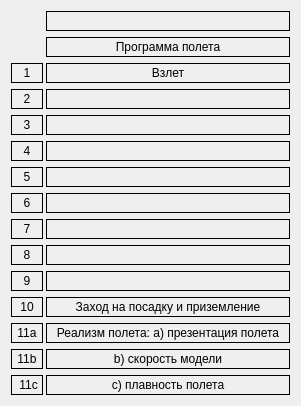
           <widget class="QWidget" name="formLayoutWidget">
            <property name="geometry">
             <rect>
              <x>10</x>
              <y>10</y>
              <width>301</width>
              <height>400</height>
             </rect>
            </property>
            <layout class="QFormLayout" name="formLayout_3">
             <property name="horizontalSpacing">
              <number>3</number>
             </property>
             <item row="2" column="0">
              <widget class="QLabel" name="label_35">
               <property name="minimumSize">
                <size>
                 <width>32</width>
                 <height>20</height>
                </size>
               </property>
               <property name="maximumSize">
                <size>
                 <width>32</width>
                 <height>20</height>
                </size>
               </property>
               <property name="frameShape">
                <enum>QFrame::Box</enum>
               </property>
               <property name="text">
                <string>1</string>
               </property>
               <property name="alignment">
                <set>Qt::AlignCenter</set>
               </property>
              </widget>
             </item>
             <item row="2" column="1">
              <widget class="QLabel" name="fig_1">
               <property name="minimumSize">
                <size>
                 <width>0</width>
                 <height>20</height>
                </size>
               </property>
               <property name="maximumSize">
                <size>
                 <width>16777215</width>
                 <height>20</height>
                </size>
               </property>
               <property name="frameShape">
                <enum>QFrame::Box</enum>
               </property>
               <property name="text">
                <string>Взлет</string>
               </property>
               <property name="alignment">
                <set>Qt::AlignCenter</set>
               </property>
              </widget>
             </item>
             <item row="3" column="0">
              <widget class="QLabel" name="label_36">
               <property name="minimumSize">
                <size>
                 <width>32</width>
                 <height>20</height>
                </size>
               </property>
               <property name="maximumSize">
                <size>
                 <width>32</width>
                 <height>20</height>
                </size>
               </property>
               <property name="frameShape">
                <enum>QFrame::Box</enum>
               </property>
               <property name="text">
                <string>  2  </string>
               </property>
               <property name="alignment">
                <set>Qt::AlignCenter</set>
               </property>
              </widget>
             </item>
             <item row="3" column="1">
              <widget class="QLabel" name="fig_2">
               <property name="minimumSize">
                <size>
                 <width>0</width>
                 <height>20</height>
                </size>
               </property>
               <property name="maximumSize">
                <size>
                 <width>16777215</width>
                 <height>20</height>
                </size>
               </property>
               <property name="frameShape">
                <enum>QFrame::Box</enum>
               </property>
               <property name="text">
                <string/>
               </property>
               <property name="alignment">
                <set>Qt::AlignCenter</set>
               </property>
              </widget>
             </item>
             <item row="4" column="0">
              <widget class="QLabel" name="label_37">
               <property name="minimumSize">
                <size>
                 <width>32</width>
                 <height>20</height>
                </size>
               </property>
               <property name="maximumSize">
                <size>
                 <width>32</width>
                 <height>20</height>
                </size>
               </property>
               <property name="frameShape">
                <enum>QFrame::Box</enum>
               </property>
               <property name="text">
                <string>  3  </string>
               </property>
               <property name="alignment">
                <set>Qt::AlignCenter</set>
               </property>
              </widget>
             </item>
             <item row="4" column="1">
              <widget class="QLabel" name="fig_3">
               <property name="minimumSize">
                <size>
                 <width>0</width>
                 <height>20</height>
                </size>
               </property>
               <property name="maximumSize">
                <size>
                 <width>16777215</width>
                 <height>20</height>
                </size>
               </property>
               <property name="frameShape">
                <enum>QFrame::Box</enum>
               </property>
               <property name="text">
                <string/>
               </property>
               <property name="alignment">
                <set>Qt::AlignCenter</set>
               </property>
              </widget>
             </item>
             <item row="5" column="0">
              <widget class="QLabel" name="label_38">
               <property name="minimumSize">
                <size>
                 <width>32</width>
                 <height>20</height>
                </size>
               </property>
               <property name="maximumSize">
                <size>
                 <width>32</width>
                 <height>20</height>
                </size>
               </property>
               <property name="frameShape">
                <enum>QFrame::Box</enum>
               </property>
               <property name="text">
                <string>  4  </string>
               </property>
               <property name="alignment">
                <set>Qt::AlignCenter</set>
               </property>
              </widget>
             </item>
             <item row="5" column="1">
              <widget class="QLabel" name="fig_4">
               <property name="minimumSize">
                <size>
                 <width>0</width>
                 <height>20</height>
                </size>
               </property>
               <property name="maximumSize">
                <size>
                 <width>16777215</width>
                 <height>20</height>
                </size>
               </property>
               <property name="frameShape">
                <enum>QFrame::Box</enum>
               </property>
               <property name="text">
                <string/>
               </property>
               <property name="alignment">
                <set>Qt::AlignCenter</set>
               </property>
              </widget>
             </item>
             <item row="6" column="0">
              <widget class="QLabel" name="label_39">
               <property name="minimumSize">
                <size>
                 <width>32</width>
                 <height>20</height>
                </size>
               </property>
               <property name="maximumSize">
                <size>
                 <width>32</width>
                 <height>20</height>
                </size>
               </property>
               <property name="frameShape">
                <enum>QFrame::Box</enum>
               </property>
               <property name="text">
                <string>  5  </string>
               </property>
               <property name="alignment">
                <set>Qt::AlignCenter</set>
               </property>
              </widget>
             </item>
             <item row="6" column="1">
              <widget class="QLabel" name="fig_5">
               <property name="minimumSize">
                <size>
                 <width>0</width>
                 <height>20</height>
                </size>
               </property>
               <property name="maximumSize">
                <size>
                 <width>16777215</width>
                 <height>20</height>
                </size>
               </property>
               <property name="frameShape">
                <enum>QFrame::Box</enum>
               </property>
               <property name="text">
                <string/>
               </property>
               <property name="alignment">
                <set>Qt::AlignCenter</set>
               </property>
              </widget>
             </item>
             <item row="7" column="0">
              <widget class="QLabel" name="label_40">
               <property name="minimumSize">
                <size>
                 <width>32</width>
                 <height>20</height>
                </size>
               </property>
               <property name="maximumSize">
                <size>
                 <width>32</width>
                 <height>20</height>
                </size>
               </property>
               <property name="frameShape">
                <enum>QFrame::Box</enum>
               </property>
               <property name="text">
                <string>  6  </string>
               </property>
               <property name="alignment">
                <set>Qt::AlignCenter</set>
               </property>
              </widget>
             </item>
             <item row="7" column="1">
              <widget class="QLabel" name="fig_6">
               <property name="minimumSize">
                <size>
                 <width>0</width>
                 <height>20</height>
                </size>
               </property>
               <property name="maximumSize">
                <size>
                 <width>16777215</width>
                 <height>20</height>
                </size>
               </property>
               <property name="frameShape">
                <enum>QFrame::Box</enum>
               </property>
               <property name="text">
                <string/>
               </property>
               <property name="alignment">
                <set>Qt::AlignCenter</set>
               </property>
              </widget>
             </item>
             <item row="8" column="0">
              <widget class="QLabel" name="label_41">
               <property name="minimumSize">
                <size>
                 <width>32</width>
                 <height>20</height>
                </size>
               </property>
               <property name="maximumSize">
                <size>
                 <width>32</width>
                 <height>20</height>
                </size>
               </property>
               <property name="frameShape">
                <enum>QFrame::Box</enum>
               </property>
               <property name="text">
                <string>  7  </string>
               </property>
               <property name="alignment">
                <set>Qt::AlignCenter</set>
               </property>
              </widget>
             </item>
             <item row="8" column="1">
              <widget class="QLabel" name="fig_7">
               <property name="minimumSize">
                <size>
                 <width>0</width>
                 <height>20</height>
                </size>
               </property>
               <property name="maximumSize">
                <size>
                 <width>16777215</width>
                 <height>20</height>
                </size>
               </property>
               <property name="frameShape">
                <enum>QFrame::Box</enum>
               </property>
               <property name="text">
                <string/>
               </property>
               <property name="alignment">
                <set>Qt::AlignCenter</set>
               </property>
              </widget>
             </item>
             <item row="9" column="0">
              <widget class="QLabel" name="label_42">
               <property name="minimumSize">
                <size>
                 <width>32</width>
                 <height>20</height>
                </size>
               </property>
               <property name="maximumSize">
                <size>
                 <width>32</width>
                 <height>20</height>
                </size>
               </property>
               <property name="frameShape">
                <enum>QFrame::Box</enum>
               </property>
               <property name="text">
                <string>  8  </string>
               </property>
               <property name="alignment">
                <set>Qt::AlignCenter</set>
               </property>
              </widget>
             </item>
             <item row="9" column="1">
              <widget class="QLabel" name="fig_8">
               <property name="minimumSize">
                <size>
                 <width>0</width>
                 <height>20</height>
                </size>
               </property>
               <property name="maximumSize">
                <size>
                 <width>16777215</width>
                 <height>20</height>
                </size>
               </property>
               <property name="frameShape">
                <enum>QFrame::Box</enum>
               </property>
               <property name="text">
                <string/>
               </property>
               <property name="alignment">
                <set>Qt::AlignCenter</set>
               </property>
              </widget>
             </item>
             <item row="10" column="0">
              <widget class="QLabel" name="label_43">
               <property name="minimumSize">
                <size>
                 <width>32</width>
                 <height>20</height>
                </size>
               </property>
               <property name="maximumSize">
                <size>
                 <width>32</width>
                 <height>20</height>
                </size>
               </property>
               <property name="frameShape">
                <enum>QFrame::Box</enum>
               </property>
               <property name="text">
                <string>  9  </string>
               </property>
               <property name="alignment">
                <set>Qt::AlignCenter</set>
               </property>
              </widget>
             </item>
             <item row="10" column="1">
              <widget class="QLabel" name="fig_9">
               <property name="minimumSize">
                <size>
                 <width>0</width>
                 <height>20</height>
                </size>
               </property>
               <property name="maximumSize">
                <size>
                 <width>16777215</width>
                 <height>20</height>
                </size>
               </property>
               <property name="frameShape">
                <enum>QFrame::Box</enum>
               </property>
               <property name="text">
                <string/>
               </property>
               <property name="alignment">
                <set>Qt::AlignCenter</set>
               </property>
              </widget>
             </item>
             <item row="11" column="0">
              <widget class="QLabel" name="label_44">
               <property name="minimumSize">
                <size>
                 <width>32</width>
                 <height>20</height>
                </size>
               </property>
               <property name="maximumSize">
                <size>
                 <width>32</width>
                 <height>20</height>
                </size>
               </property>
               <property name="frameShape">
                <enum>QFrame::Box</enum>
               </property>
               <property name="text">
                <string>  10  </string>
               </property>
               <property name="alignment">
                <set>Qt::AlignCenter</set>
               </property>
              </widget>
             </item>
             <item row="11" column="1">
              <widget class="QLabel" name="fig_10">
               <property name="minimumSize">
                <size>
                 <width>0</width>
                 <height>20</height>
                </size>
               </property>
               <property name="maximumSize">
                <size>
                 <width>16777215</width>
                 <height>20</height>
                </size>
               </property>
               <property name="frameShape">
                <enum>QFrame::Box</enum>
               </property>
               <property name="text">
                <string>Заход на посадку и приземление</string>
               </property>
               <property name="alignment">
                <set>Qt::AlignCenter</set>
               </property>
              </widget>
             </item>
             <item row="1" column="1">
              <widget class="QLabel" name="label_48">
               <property name="minimumSize">
                <size>
                 <width>32</width>
                 <height>20</height>
                </size>
               </property>
               <property name="maximumSize">
                <size>
                 <width>400</width>
                 <height>20</height>
                </size>
               </property>
               <property name="frameShape">
                <enum>QFrame::Box</enum>
               </property>
               <property name="text">
                <string>Программа полета</string>
               </property>
               <property name="alignment">
                <set>Qt::AlignCenter</set>
               </property>
              </widget>
             </item>
             <item row="0" column="1">
              <widget class="QLabel" name="name">
               <property name="minimumSize">
                <size>
                 <width>32</width>
                 <height>20</height>
                </size>
               </property>
               <property name="maximumSize">
                <size>
                 <width>400</width>
                 <height>20</height>
                </size>
               </property>
               <property name="frameShape">
                <enum>QFrame::Box</enum>
               </property>
               <property name="text">
                <string/>
               </property>
               <property name="alignment">
                <set>Qt::AlignCenter</set>
               </property>
              </widget>
             </item>
             <item row="12" column="0">
              <widget class="QLabel" name="label_45">
               <property name="minimumSize">
                <size>
                 <width>32</width>
                 <height>20</height>
                </size>
               </property>
               <property name="maximumSize">
                <size>
                 <width>32</width>
                 <height>20</height>
                </size>
               </property>
               <property name="frameShape">
                <enum>QFrame::Box</enum>
               </property>
               <property name="text">
                <string>  11a  </string>
               </property>
               <property name="alignment">
                <set>Qt::AlignCenter</set>
               </property>
              </widget>
             </item>
             <item row="13" column="0">
              <widget class="QLabel" name="label_46">
               <property name="minimumSize">
                <size>
                 <width>32</width>
                 <height>20</height>
                </size>
               </property>
               <property name="maximumSize">
                <size>
                 <width>32</width>
                 <height>20</height>
                </size>
               </property>
               <property name="frameShape">
                <enum>QFrame::Box</enum>
               </property>
               <property name="text">
                <string>  11b  </string>
               </property>
               <property name="alignment">
                <set>Qt::AlignCenter</set>
               </property>
              </widget>
             </item>
             <item row="14" column="0">
              <widget class="QLabel" name="label_47">
               <property name="minimumSize">
                <size>
                 <width>32</width>
                 <height>20</height>
                </size>
               </property>
               <property name="maximumSize">
                <size>
                 <width>32</width>
                 <height>20</height>
                </size>
               </property>
               <property name="frameShape">
                <enum>QFrame::Box</enum>
               </property>
               <property name="text">
                <string>  11c </string>
               </property>
               <property name="alignment">
                <set>Qt::AlignCenter</set>
               </property>
              </widget>
             </item>
             <item row="12" column="1">
              <widget class="QLabel" name="fig_11">
               <property name="minimumSize">
                <size>
                 <width>0</width>
                 <height>20</height>
                </size>
               </property>
               <property name="maximumSize">
                <size>
                 <width>16777215</width>
                 <height>20</height>
                </size>
               </property>
               <property name="frameShape">
                <enum>QFrame::Box</enum>
               </property>
               <property name="text">
                <string>Реализм полета: a) презентация полета</string>
               </property>
               <property name="alignment">
                <set>Qt::AlignCenter</set>
               </property>
              </widget>
             </item>
             <item row="13" column="1">
              <widget class="QLabel" name="fig_12">
               <property name="minimumSize">
                <size>
                 <width>0</width>
                 <height>20</height>
                </size>
               </property>
               <property name="maximumSize">
                <size>
                 <width>16777215</width>
                 <height>20</height>
                </size>
               </property>
               <property name="frameShape">
                <enum>QFrame::Box</enum>
               </property>
               <property name="text">
                <string>b) скорость модели</string>
               </property>
               <property name="alignment">
                <set>Qt::AlignCenter</set>
               </property>
              </widget>
             </item>
             <item row="14" column="1">
              <widget class="QLabel" name="fig_13">
               <property name="minimumSize">
                <size>
                 <width>0</width>
                 <height>20</height>
                </size>
               </property>
               <property name="maximumSize">
                <size>
                 <width>16777215</width>
                 <height>20</height>
                </size>
               </property>
               <property name="frameShape">
                <enum>QFrame::Box</enum>
               </property>
               <property name="text">
                <string>c) плавность полета</string>
               </property>
               <property name="alignment">
                <set>Qt::AlignCenter</set>
               </property>
              </widget>
             </item>
            </layout>
           </widget>
